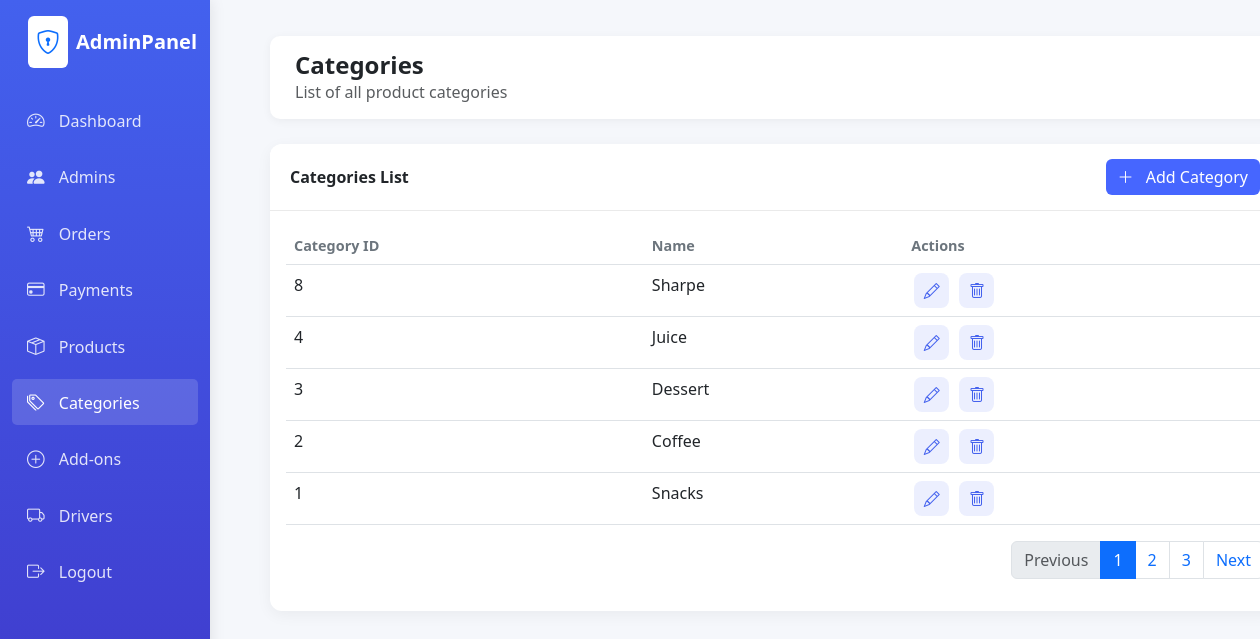
Screenshot of /admin/categories.php (signed in) with the database file from the repository.
### tables this page shows
CREATE TABLE `category` (
  `Category_ID` int(11) NOT NULL,
  `Category_Name` varchar(100) NOT NULL
);

### admin/classes/database.php (called while the page is built, shortened)
<?php
class database{
    function opencon() {
        return new PDO(
            'mysql:host=localhost;dbname=naitsa',
            'root',
            ''
        );
    }
    function getAllCategories() {
        $con = $this->opencon();
        $stmt = $con->prepare("SELECT * FROM category ORDER BY Category_ID DESC");
        $stmt->execute();
        return $stmt->fetchAll(PDO::FETCH_ASSOC);
    }
}

### admin/categories.php (the view, shortened to what this page needs)
<?php
require_once('classes/database.php');
$db = new database();
try {
    $categories = $db->getAllCategories();
} catch (PDOException $e) {
    $error = 'Database Error: ' . $e->getMessage();
    $categories = [];
}
?>
<!DOCTYPE html>
<html lang="en">
<head>
    <link href="https://cdn.jsdelivr.net/npm/bootstrap@5.3.0/dist/css/bootstrap.min.css" rel="stylesheet">
    <link rel="stylesheet" href="https://cdn.jsdelivr.net/npm/bootstrap-icons@1.10.0/font/bootstrap-icons.css">
    <link rel="stylesheet" href="assets/css/style.css">
</head>
<body class="dashboard-page">
    <div class="container-fluid">
        <div class="row">
            <div class="col-md-2 col-lg-2 d-md-block sidebar collapse" id="sidebarCollapse">
                <?php include 'sidebar.php'; ?>
            </div>
            <div class="col-md-10 col-lg-10 main-content">
                <div class="header d-flex justify-content-between align-items-center mt-3">
                    <div>
                        <h4 class="mb-0 fw-bold">Categories</h4>
                        <p class="mb-0 text-muted">List of all product categories</p>
                    </div>
                </div>
                <div class="card mt-3">
                    <div class="card-header d-flex justify-content-between align-items-center">
                        <span>Categories List</span>
                        <button class="btn btn-primary" data-bs-toggle="modal" data-bs-target="#addCategoryModal">
                            <i class="bi bi-plus-lg me-2"></i> Add Category
                        </button>
                    </div>
                    <div class="card-body">
                        <div class="table-responsive">
                            <table class="table table-hover">
                                <thead>
                                    <tr>
                                        <th>Category ID</th>
                                        <th>Name</th>
                                        <th>Actions</th>
                                    </tr>
                                </thead>
                                <tbody>
                                    <?php foreach ($categories as $category): ?>
                                    <tr>
                                        <td><?= htmlspecialchars($category['Category_ID']) ?></td>
                                        <td><?= htmlspecialchars($category['Category_Name']) ?></td>
                                        <td>
                                            <a href="#" class="action-btn edit-category-btn"
                                               data-category-id="<?= htmlspecialchars($category['Category_ID']) ?>"
                                               data-category-name="<?= htmlspecialchars($category['Category_Name']) ?>">
                                                <i class="bi bi-pencil"></i>
                                            </a>
                                            <a href="#" class="action-btn delete-category-btn"
                                               data-category-id="<?= htmlspecialchars($category['Category_ID']) ?>">
                                                <i class="bi bi-trash"></i>
                                            </a>
                                        </td>
                                    </tr>
                                    <?php endforeach; ?>
                                </tbody>
                            </table>
                        </div>
                        <nav>
                            <ul class="pagination justify-content-end">
                                <li class="page-item disabled">
                                    <a class="page-link" href="#" tabindex="-1">Previous</a>
                                </li>
                                <li class="page-item active"><a class="page-link" href="#">1</a></li>
                                <li class="page-item"><a class="page-link" href="#">2</a></li>
                                <li class="page-item"><a class="page-link" href="#">3</a></li>
                                <li class="page-item">
                                    <a class="page-link" href="#">Next</a>
                                </li>
                            </ul>
                        </nav>
                    </div>
                </div>
            </div>
        </div>
    </div>
</body>
</html>

### admin/assets/css/style.css (style rules this page uses)
:root { --primary-color: #4361ee; --secondary-color: #3f37c9; --light-bg: #f8f9fa; --dark-text: #212529; --success-color: #4cc9f0; --warning-color: #f72585; }
.dashboard-page { background-color: #f5f7fb; font-family: 'Segoe UI', Tahoma, Geneva, Verdana, sans-serif; }
.sidebar { background: linear-gradient(180deg, var(--primary-color), var(--secondary-color)); color: white; height: 100vh; position: fixed; box-shadow: 0 0 15px rgba(0,0,0,0.1); }
.main-content { margin-left: 250px; padding: 20px; }
.header { background: white; padding: 15px 25px; border-radius: 10px; box-shadow: 0 2px 10px rgba(0,0,0,0.05); margin-bottom: 25px; }
.card { border: none; border-radius: 12px; box-shadow: 0 4px 15px rgba(0,0,0,0.05); margin-bottom: 25px; transition: transform 0.3s; }
.card-header { background-color: white; border-bottom: 1px solid #eaeaea; padding: 15px 20px; border-radius: 12px 12px 0 0 !important; font-weight: 600; }
.btn-primary { background: #4666FF; border: none; font-weight: 500; font-size: 1rem; transition: background 0.2s; }
.table th { font-weight: 600; color: #6c757d; font-size: 0.9rem; }
.action-btn { width: 35px; height: 35px; display: inline-flex; align-items: center; justify-content: center; border-radius: 8px; background: rgba(67, 97, 238, 0.1); color: var(--primary-color); margin: 0 3px; transition: all 0.3s; }
:root { --primary-color: #4361ee; --secondary-color: #3f37c9; --light-bg: #f8f9fa; --dark-text: #212529; }

### rows the page displays
category: Category_ID "8", Category_Name "Sharpe"
category: Category_ID "4", Category_Name "Juice"
category: Category_ID "3", Category_Name "Dessert"
category: Category_ID "2", Category_Name "Coffee"
category: Category_ID "1", Category_Name "Snacks"
